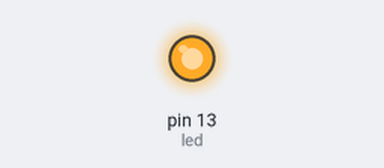
A sketch run on a simulated Arduino Uno, built with avr-gcc and run on an emulated ATmega328P. Parts: output pins drawn as LEDs (lit = HIGH).

Above: at 0.9 s.
At 4.3 s:
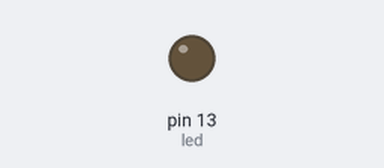
Timing chart, 0 to 5.5 s (numbered marks = the images above):
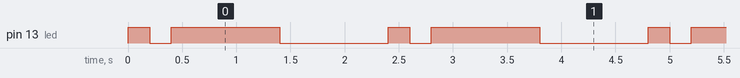

The sketch:

blink_1_variabili.ino
```cpp
// ////////////
// Commento iniziale
/*
  Blink v1

  Accensione e spegnimanto di un LED utilizzando variabili
  per impostare la velocita' del lampeggio.

 */

// //////////////
// Dichiarazione variabili

// Pin 13 has an LED connected on most Arduino boards.
// give it a name:
int led = 13;
int breve = 200;  // Variabile richiambile nel corso dell'esecuzione
int lunga = 1000;

// /////////////////
// Setup: eseguita una volta sola all'accensione della scheda
void setup() {
  // initialize the digital pin as an output.
  pinMode(led, OUTPUT);
}

// ///////////////
// loop: Le istruzioni vengono eseguite all'infinito
void loop() {
  digitalWrite(led, HIGH);   // turn the LED on (HIGH is the voltage level)
  delay(breve);               // wait for a second
  digitalWrite(led, LOW);    // turn the LED off by making the voltage LOW
  delay(breve);               // wait for a second

  digitalWrite(led, HIGH);   // turn the LED on (HIGH is the voltage level)
  delay(lunga);               // wait for a second
  digitalWrite(led, LOW);    // turn the LED off by making the voltage LOW
  delay(lunga);
}
```

Measured:
- by itself, pin 13 (led): repeats every 2.4 s: LOW 0.20 s, HIGH 1.0 s, LOW 1.0 s, HIGH 0.20 s
- by itself, everything shown: repeats every 2.4 s, in 4 steps
